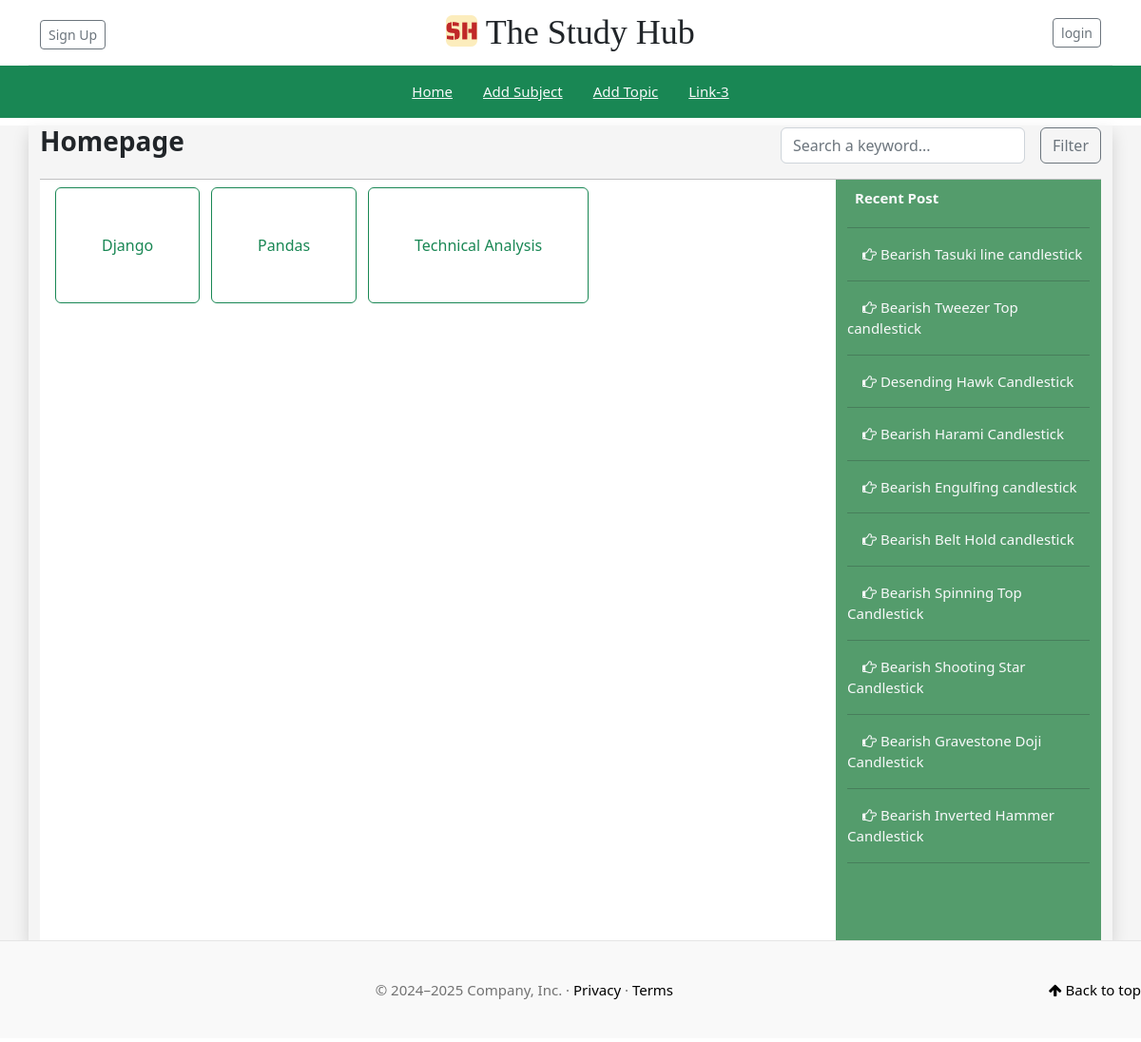
Before: / with the older database file.
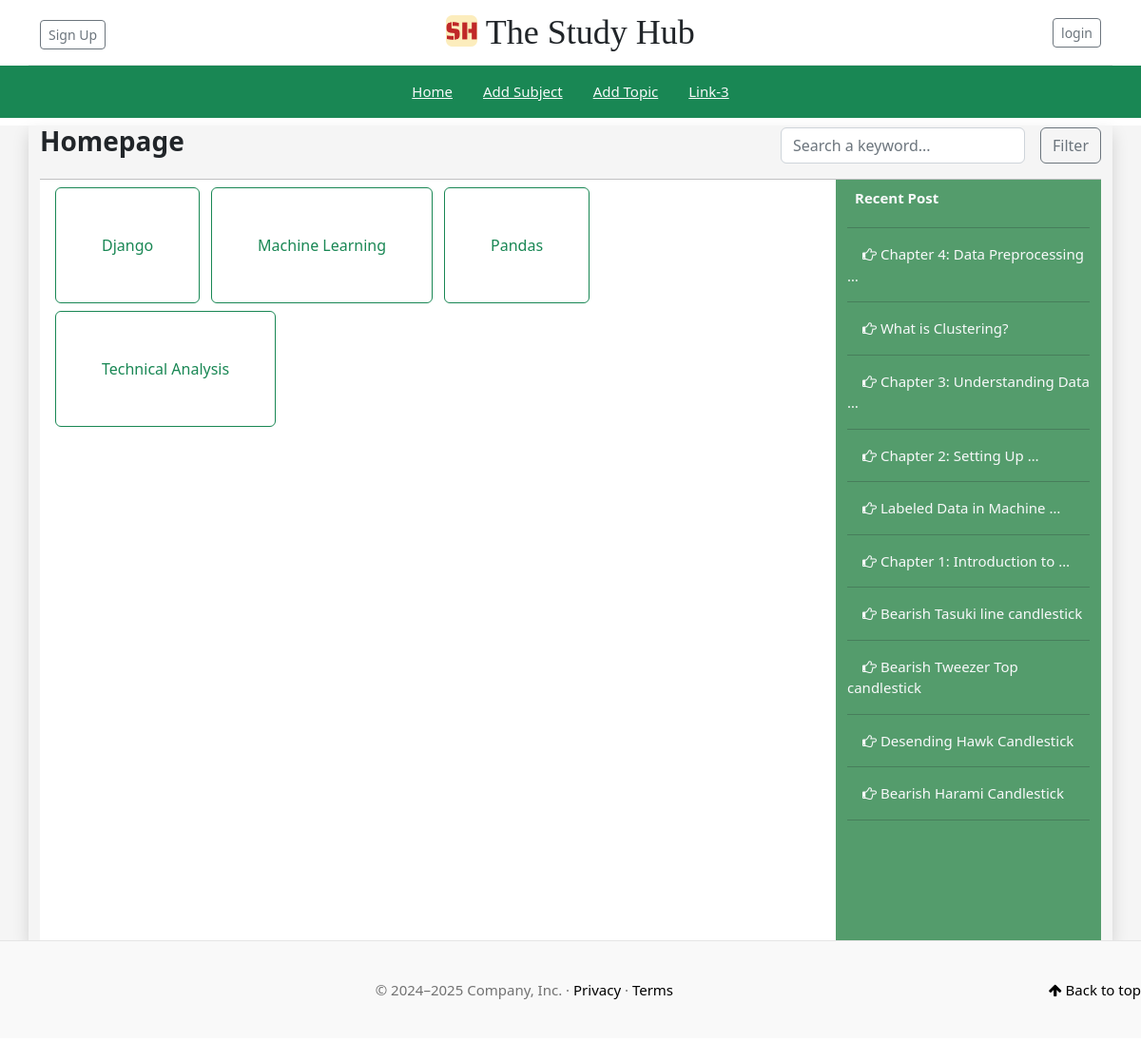
After: the same page with the newer database file.
### study_app/models.py (models this page shows, shortened)
class Subject(models.Model):
    id = models.UUIDField(primary_key=True, default=uuid.uuid4, editable=False)
    name = models.CharField(max_length=100)
    description = models.TextField()
    created_at = models.DateTimeField(auto_now_add=True)
    updated_at = models.DateTimeField(auto_now=True)

class Topic(models.Model):
    id = models.UUIDField(primary_key=True, default=uuid.uuid4, editable=False)
    subject = models.ForeignKey(Subject, on_delete=models.CASCADE)
    name = models.CharField(max_length=100)
    description = models.TextField()
    created_at = models.DateTimeField(auto_now_add=True)
    updated_at = models.DateTimeField(auto_now=True)

### study_app/views.py (the view)
# urls.py: path("", HomeView.as_view(), name="home"),
class HomeView(TemplateView):
    template_name = "home.html"
    def get_context_data(self, **kwargs):
        context = super().get_context_data(**kwargs)
        context["subject_list"] = Subject.objects.all().order_by('name')
        context["recent_post"] = Topic.objects.all().order_by('-created_at', 'name')[:10]
        return context

### study_app/context_processors.py (called while the page is built)
def site_context(request):
    title = "The Study Hub"
    return {
        "title":title,
    }

### templates/home.html (shortened to what this page needs)
{% extends 'master.html' %}{% load static %}
{% block headblock %} Homepage{% endblock %}
{% block mainblock %}
<div class="container-fluid" style="height: 100vh;">
    <div class="row" style="height: 100%;">
        <div class="col-md-9" style="height: 100%; overflow-y: auto;">
            <div class="mt-1">
                {% for subject in subject_list %}
                    <a href="{% url 'subject_details' %}?subject={{subject.name|urlencode}}" class="btn btn-outline-success p-5 m-1">
                        {{subject.name}}
                    </a>
                {% endfor %}
            </div>
        </div>
        <div class="col-md-3" style="background-color: rgb(84, 156, 108); height: 100%; overflow-y: auto;">
            <p class="p-1 m-1 text-light fw-bold"> Recent Post</p>
            <hr/>
            <ul class="list-unstyled">
                {% for topic in recent_post %}
                    <li>
                        <a  href="{% url 'topic_details' %}?topic={{topic.name|urlencode}}" class="ms-3 text-light">
                            <i class="fa fa-hand-o-right" aria-hidden="true"></i> {{ topic.name|truncatewords:4}}
                        </a>
                        <hr/>
                    </li>
                {% endfor %}
            </ul>
        </div>
    </div>
</div>
{% endblock %}

Changed rows visible on the page:
no longer on this page (row unchanged): Topic: name "Bearish Engulfing candlestick"
no longer on this page (row unchanged): Topic: name "Bearish Belt Hold candlestick"
no longer on this page (row unchanged): Topic: name "Bearish Spinning Top Candlestick"
no longer on this page (row unchanged): Topic: name "Bearish Shooting Star Candlestick"
no longer on this page (row unchanged): Topic: name "Bearish Gravestone Doji Candlestick"
no longer on this page (row unchanged): Topic: name "Bearish Inverted Hammer Candlestick"
added Subject: name "Machine Learning"
added Topic: name "Chapter 4: Data Preprocessing …"
added Topic: name "What is Clustering?"
added Topic: name "Chapter 3: Understanding Data …"
added Topic: name "Chapter 2: Setting Up …"
added Topic: name "Labeled Data in Machine …"
added Topic: name "Chapter 1: Introduction to …"
